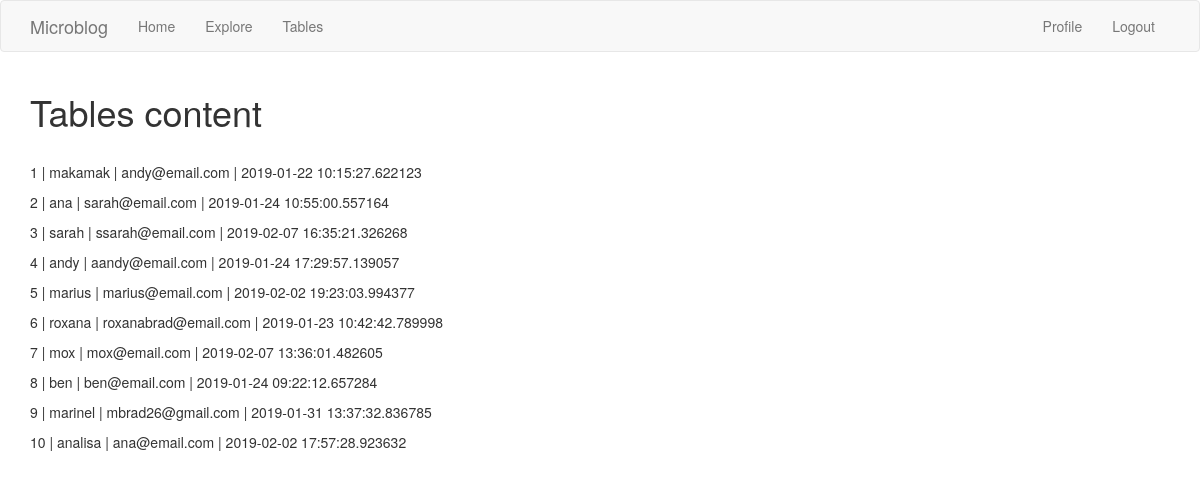
Page /tables (signed in) on the committed database.
### app/models.py (models this page shows, shortened)
class User(UserMixin, db.Model):
    id = db.Column(db.Integer, primary_key=True)
    username = db.Column(db.String(60), index=True, unique=True)
    email = db.Column(db.String(120), index=True, unique=True)
    password_hash = db.Column(db.String(128))
    about_me = db.Column(db.String(140))
    last_seen = db.Column(db.DateTime, default=datetime.utcnow)
    posts = db.relationship('Post', backref='author', lazy='dynamic')
    followed = db.relationship('User', secondary=followers,
                               primaryjoin=(followers.c.follower_id == id),
                               secondaryjoin=(followers.c.followed_id == id),
                               backref=db.backref('followers', lazy='dynamic'),
                               lazy='dynamic')

### app/routes.py (the view)
@app.route('/tables')
@login_required
def tables():
    user = User.query.all()
    post = Post.query.all()
    return render_template('tables.html', title='DataBase Content', user=user, post=post)

### app/models.py (called while the page is built)
@login.user_loader
def load_user(id):
    return User.query.get(int(id))

    @classmethod
    def before_commit(cls, session):
        session._changes = {
            'add': list(session.new),
            'update': list(session.dirty),
            'delete': list(session.deleted)
        }

    @classmethod
    def after_commit(cls, session):
        for obj in session._changes['add']:
            if isinstance(obj, SearchableMixin):
                add_to_index(obj.__tablename__.obj)
        for obj in session._changes['update']:
            if isinstance(obj, SearchableMixin):
                add_to_index(obj.__tablename__, obj)
        for obj in session._changes['delete']:
            if isinstance(obj, SearchableMixin):
                remove_from_index(obj.__tablename__, obj)
        session._changes = None

### app/routes.py (called while the page is built)
@app.before_request
def before_request():
    if current_user.is_authenticated:
        current_user.last_seen = datetime.utcnow()
        db.session.commit()
    g.locale = str(get_locale())

### app/templates/tables.html
{% extends "base.html" %}
{% block app_content %}
    <h1>Tables content</h1>
    <br>
    {% for u in user %}
        <p> {{ u.id }}  | {{ u.username }} | {{ u.email }} | {{ u.last_seen }}</p>
    {% endfor %}
{% endblock %}

### rows in the picture
User: id "1", username "makamak", email "andy@email.com", last_seen "2019-01-22 10:15:27.622123"
User: id "2", username "ana", email "sarah@email.com", last_seen "2019-01-24 10:55:00.557164"
User: id "3", username "sarah", email "ssarah@email.com", last_seen "2019-02-07 16:35:21.326268"
User: id "4", username "andy", email "aandy@email.com", last_seen "2019-01-24 17:29:57.139057"
User: id "5", username "marius", email "marius@email.com", last_seen "2019-02-02 19:23:03.994377"
User: id "6", username "roxana", email "roxanabrad@email.com", last_seen "2019-01-23 10:42:42.789998"
User: id "7", username "mox", email "mox@email.com", last_seen "2019-02-07 13:36:01.482605"
User: id "8", username "ben", email "ben@email.com", last_seen "2019-01-24 09:22:12.657284"
User: id "9", username "marinel", email "mbrad26@gmail.com", last_seen "2019-01-31 13:37:32.836785"
User: id "10", username "analisa", email "ana@email.com", last_seen "2019-02-02 17:57:28.923632"
